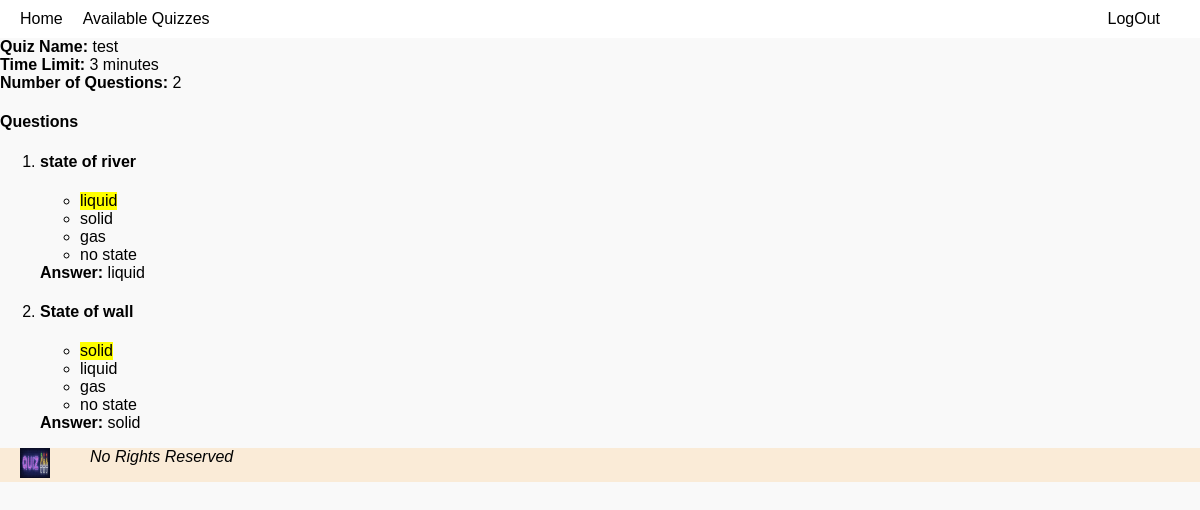
The page /viewquiz/1 (signed in) on the database its author committed.
### quiz/models.py (models this page shows, shortened)
class Quiz(models.Model):
    quiz = models.CharField(max_length=200)
    maxtime=models.IntegerField()
    numquestions=models.IntegerField(default=10)

class questions(models.Model):
    quiz = models.ForeignKey(Quiz,on_delete=models.CASCADE)
    question=models.CharField(max_length=200)
    answer=models.CharField(default='',max_length=200)

class options(models.Model):
    question = models.ForeignKey(questions , on_delete=models.CASCADE)
    option = models.CharField(max_length=200)

### quiz/views.py (the view)
# urls.py: path('viewquiz/<int:quizobject>'  , views.quizdetails , name="quizdetails"),
@login_required
def quizdetails(request, quizobject):
    if request.user.is_staff:
            pass
    else:
            return render(request ,'staffdashboard.html')
    currentquiz = get_object_or_404(Quiz, id=quizobject)
    matchingquestions = questions.objects.filter(quiz=currentquiz).prefetch_related('options_set').all()
    return render(request, 'quizdetail.html', {
        "currentquiz": currentquiz,
        "questions": matchingquestions,
    })

### quiz/templates/quizdetail.html (shortened to what this page needs)
{% extends 'base.html' %}
{% block content %}
<div>
    <b><label>Quiz Name:</label></b> {{ currentquiz.quiz }}<br>
    <b><label>Time Limit:</label></b> {{ currentquiz.maxtime }} minutes<br>
    <b><label>Number of Questions:</label></b> {{ currentquiz.numquestions }}<br>
    <h4>Questions</h4>
    <ol>
        {% for que in questions %}
    <div id="question-{{forloop.counter}}">
        <li>
            <h4 >{{ que.question }}</h4>
            <ul>
                {% for opt in que.options_set.all %}
                <div class="options" style="display: inline-block;">
                <li>{{ opt.option }}</li></div><br>
                {% endfor %}
            </ul>
                <b>Answer:</b> <div class="answers" style="display: inline;">{{ que.answer }}
            </div>
        </li>
    </div>
        {% endfor %}
    </ol>
</div>
{% endblock %}

### quiz/static/css/style.css (style rules this page uses)
body { background-color: hsl(208, 100%, 95%); }
body { font-family: 'Arial', sans-serif; background-color: #f9f9f9; margin: 0; padding: 0; }

### rows shown on the page
Quiz: quiz "test", maxtime "3", numquestions "2"
questions: question "state of river", answer "liquid"
options: option "liquid"
options: option "solid"
options: option "gas"
options: option "no state"
questions: question "State of wall", answer "solid"
options: option "solid"
options: option "liquid"
options: option "gas"
options: option "no state"
